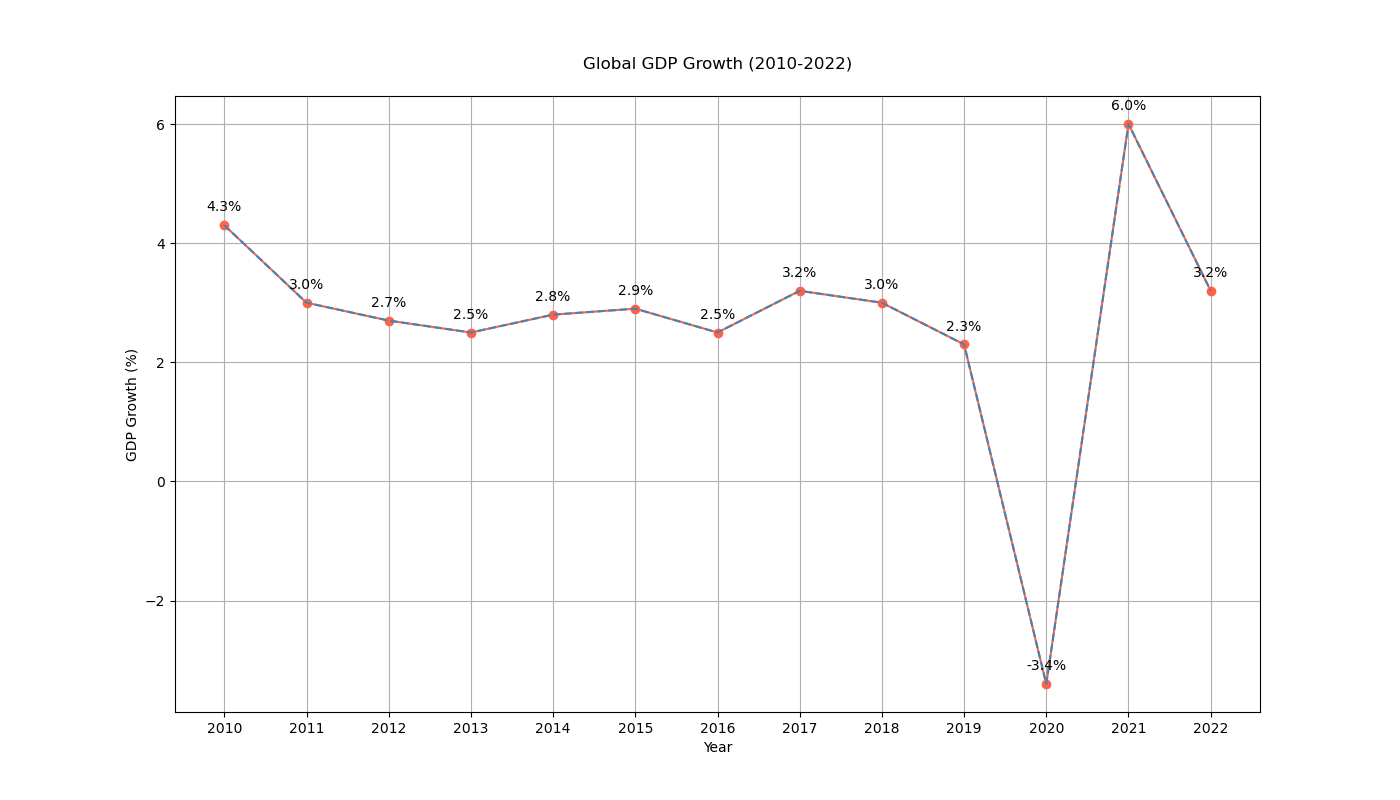

The script that drew this image:

import matplotlib.pyplot as plt

# Define the data points
years = ['2010', '2011', '2012', '2013', '2014', '2015', '2016', '2017', '2018', '2019', '2020', '2021', '2022']
gdp_growth = [4.3, 3.0, 2.7, 2.5, 2.8, 2.9, 2.5, 3.2, 3.0, 2.3, -3.4, 6.0, 3.2]

# Create the line chart
plt.figure(figsize=(14, 8)) # Changed width and height of the chart
plt.plot(years, gdp_growth, color='#FF6347', marker='o') # Changed color scheme and added markers

# Customize the trend of the data by simulating a drop in 2020
gdp_growth[10] = -3.4
plt.plot(years, gdp_growth, linestyle='--', color='#4682B4') # Overlaying the modified trend line

# Assign annotation to the chart
for i, gdp in enumerate(gdp_growth):
    plt.annotate(f"{gdp}%", (years[i], gdp_growth[i]), textcoords="offset points", xytext=(0,10), ha='center')

# Axes and title
plt.title('Global GDP Growth (2010-2022)', pad=20)
plt.xlabel('Year')
plt.ylabel('GDP Growth (%)')
plt.grid(True)

# Display the plot
plt.show()
